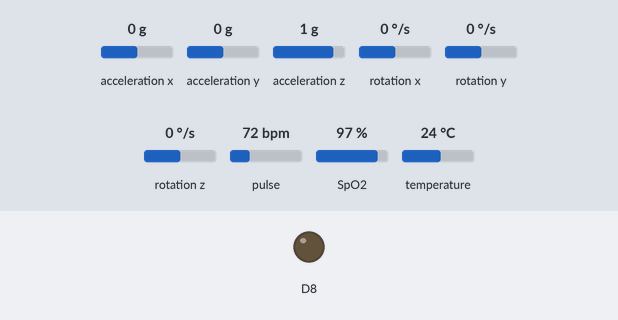
Bench run of a sketch on a simulated ESP8266 (NodeMCU). On the bench: output pins drawn as LEDs (lit = HIGH). Inputs (shaded band) come from the test bench; at power-on: acceleration x 0 g, acceleration y 0 g, acceleration z 1 g, rotation x 0 °/s, rotation y 0 °/s, rotation z 0 °/s, pulse 72 bpm, SpO2 97 %, temperature 24 °C. WiFi joins after 1.5 s; servers stay silent unless stated; uploads are accepted with an empty reply; what the sketch prints to the serial monitor is not drawn.

Above: at 3.3 s.
3.4 s: acceleration x set to -1.1 g
4.9 s: acceleration x set to -1.4 g
At 5.8 s:
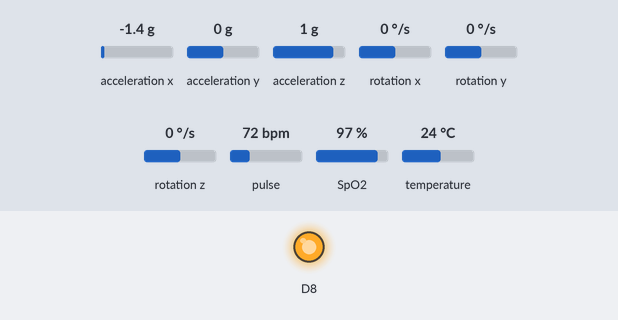
8.0 s: acceleration x set to -0.8 g
At 9.0 s:
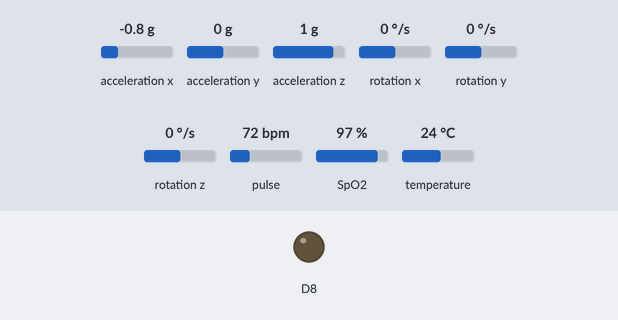
10.0 s: acceleration x set to 1.1 g
11.5 s: acceleration x set to 1.4 g
At 12.1 s:
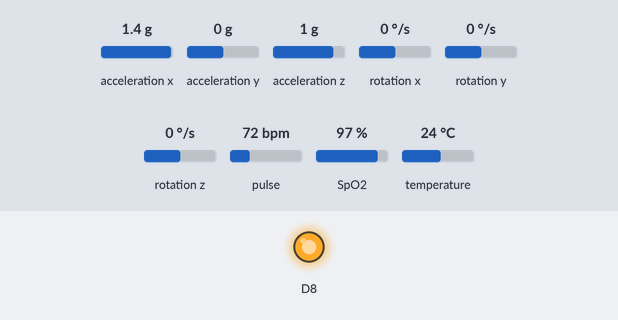
Timing chart, 0 to 14.5 s (numbered marks = the images above; inputs shaded):
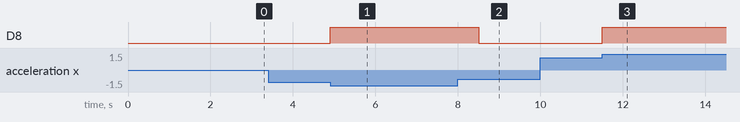

Measured:
- the behaviour switches between -1.2 and -1.3 g on acceleration x (found by bisection; images 0 and 1)
- the behaviour switches between 1.2 and 1.3 g on acceleration x (found by bisection; images 2 and 3)
- after the input at 3.4 s, every drawn part: stays the same
- after the input at 4.9 s, D8: LOW → HIGH at once
- after the input at 8.0 s, D8: HIGH → LOW after 0.51 s
- after the input at 10.0 s, every drawn part: stays the same
- after the input at 11.5 s, D8: LOW → HIGH at once

The sketch:

FV.ino
```cpp
#include <ArduinoWebsockets.h>
#include <ESP8266WiFi.h>
#include <ESP8266HTTPClient.h>
#include <Wire.h>
#include <DallasTemperature.h>
#include <ArduinoJson.h>
#include "MAX30100_PulseOximeter.h"
#include <WiFiClientSecureBearSSL.h>
#include <Adafruit_MPU6050.h>
#include <Adafruit_Sensor.h>
#define REPORTING_PERIOD_MS     1000
#define D4 2
#define ONE_WIRE_BUS D4

OneWire oneWire(ONE_WIRE_BUS);
Adafruit_MPU6050 mpu;
DallasTemperature sensors(&oneWire);

//const char* ssid = "TP-LINK_B5598E"; //Enter SSID
const char* ssid = "S21fe";
//const char* password = "79091473"; //Enter Password
const char* password = "hello123";

PulseOximeter pox;
MAX30100 maxim;
using namespace websockets;

WebsocketsServer server;
WebsocketsClient client;
uint32_t tsLastReport = 0;
const char *serverUrl = "https://jackback.onrender.com/api/FallDetected";
const char *updateUrl = "https://jackback.onrender.com/api/update";
unsigned long lastTemperatureUpdateTime = 0;
const unsigned long temperatureUpdateInterval = 60000;

// Callback routine is executed when a pulse is detected
void onBeatDetected() {
    Serial.println("♥ Beat!");
}

void setup() {
    Serial.begin(115200);

  pinMode(15, OUTPUT);
    if (!mpu.begin())
  {
    Serial.println("Failed to find MPU6050 chip");
    while (1)
    {
      delay(10);
    }
  }
    Serial.println("Succses");

   mpu.setAccelerometerRange(MPU6050_RANGE_8_G);
  Serial.print("Accelerometer range set to: ");
  switch (mpu.getAccelerometerRange()) {
  case MPU6050_RANGE_2_G:
    Serial.println("+-2G");
    break;
  case MPU6050_RANGE_4_G:
    Serial.println("+-4G");
    break;
  case MPU6050_RANGE_8_G:
    Serial.println("+-8G");
    break;
  case MPU6050_RANGE_16_G:
    Serial.println("+-16G");
    break;
  }
  mpu.setGyroRange(MPU6050_RANGE_500_DEG);
  Serial.print("Gyro range set to: ");
  switch (mpu.getGyroRange()) {
  case MPU6050_RANGE_250_DEG:
    Serial.println("+- 250 deg/s");
    break;
  case MPU6050_RANGE_500_DEG:
    Serial.println("+- 500 deg/s");
    break;
  case MPU6050_RANGE_1000_DEG:
    Serial.println("+- 1000 deg/s");
    break;
  case MPU6050_RANGE_2000_DEG:
    Serial.println("+- 2000 deg/s");
    break;
  }

  mpu.setFilterBandwidth(MPU6050_BAND_21_HZ);

  Serial.println("");
  delay(100);

    // Connect to WiFi
    WiFi.begin(ssid, password);
    while (WiFi.status() != WL_CONNECTED) {
        delay(2000);
        Serial.println("Connecting to WiFi...");
    }
    Serial.println("Connected to WiFi");

    Serial.print("Initializing pulse oximeter..");

    // Initialize sensor
    if (!pox.begin()) {
        Serial.println("FAILED");
        for (;;);
    } else {
        Serial.println("SUCCESS");
    }

    // Configure sensor to use 7.6mA for LED drive
    pox.setIRLedCurrent(MAX30100_LED_CURR_7_6MA);

    // Register a callback routine
    pox.setOnBeatDetectedCallback(onBeatDetected);

    Serial.println("");
    Serial.println("WiFi connected");
    Serial.println("IP address: ");
    Serial.println(WiFi.localIP());   //You can get IP address assigned to ESP

    server.listen(80);
    Serial.print("Is server live? ");
    Serial.println(server.available());
}

unsigned long lastMPUReadTime = 0;
String roomT = "";

void loop() {


      if (WiFi.status() == WL_CONNECTED)
  {
    std::unique_ptr<BearSSL::WiFiClientSecure> client(new BearSSL::WiFiClientSecure);
    client->setInsecure(); // Ignore SSL certificate validation
    // Read and process data from the MPU sensor here
    if (millis() - lastMPUReadTime >= 500) {
    sensors_event_t a, g, temp;
    mpu.getEvent(&a, &g, &temp);
  //    Serial.print("Acceleration X: ");
  // Serial.print(a.acceleration.x);
  // Serial.print(", Y: ");
  // Serial.print(a.acceleration.y);
  // Serial.print(", Z: ");
  // Serial.print(a.acceleration.z);
  // Serial.println(" m/s^2");

    // ... MPU data processing code
    roomT = "temperature2=" + String(temp.temperature);
    float accelMagnitude = (sqrt(a.acceleration.x * a.acceleration.x + a.acceleration.y * a.acceleration.y + a.acceleration.z * a.acceleration.z)) - 10;

    if (accelMagnitude > 6)
    {
      // Potential fall detected
      digitalWrite(15, HIGH);
  Serial.println("High") ;
      Serial.println("Fall detected");
      FallDetected();
  delay(1000);
  digitalWrite(15, LOW);
    }

    }

    unsigned long currentMillis = millis();
    if (currentMillis - lastTemperatureUpdateTime >= temperatureUpdateInterval)
    {
      // It's time to update temperature
      sensors.requestTemperatures();
      float temperature = sensors.getTempCByIndex(0);
      sendTemperatureToServer(temperature);
      lastTemperatureUpdateTime = currentMillis; // Reset the timer
    }

    Serial.println("");
  }


    server.poll();
    if (!client.available()) {
        client = server.accept();
        if (client.available()) {
            Serial.println("Client connected");
        }
    }

    pox.update();

    // Grab the updated heart rate and SpO2 levels
    if (millis() - tsLastReport > REPORTING_PERIOD_MS) {
        Serial.print("Heart rate:");
        Serial.print(pox.getHeartRate());
        Serial.print("bpm / SpO2:");
        Serial.print(pox.getSpO2());
        Serial.println("%");

        // Prepare the JSON data to send
        String jsonData =  String(pox.getHeartRate()) + "," + String(pox.getSpO2());
        if (client.available()) {
            client.send(jsonData);
              maxim.resetFifo();
        }

        tsLastReport = millis();
    }

}


void FallDetected()
{
   HTTPClient https;
   std::unique_ptr<BearSSL::WiFiClientSecure> client(new BearSSL::WiFiClientSecure);
   client->setInsecure();
    Serial.print("[HTTPS] begin...\n");
    if (https.begin(*client, serverUrl)) {
      Serial.print("[HTTPS] POST...\n");
      https.addHeader("Content-Type", "application/json");

      // Create a JSON document and populate it with your data
      DynamicJsonDocument jsonDoc(256);
      jsonDoc["fallstatus"] = 1;

      // Serialize the JSON document to a string
      String jsonPayload;
      serializeJson(jsonDoc, jsonPayload);

      int httpCode = https.POST(jsonPayload);

      if (httpCode > 0) {
        Serial.printf("[HTTPS] POST... code: %d\n", httpCode);
        if (httpCode == HTTP_CODE_OK || httpCode == HTTP_CODE_MOVED_PERMANENTLY) {
          String payload = https.getString();
          Serial.println(payload);
        }
      } else {
        Serial.printf("[HTTPS] POST... failed, error: %s\n", https.errorToString(httpCode).c_str());
      }

      https.end();
    } else {
      Serial.printf("[HTTPS] Unable to connect\n");
    }
}

void sendTemperatureToServer(float temperature)
{
  String data = "temperature=" + String(temperature) + "&" +roomT;
 std::unique_ptr<BearSSL::WiFiClientSecure> client(new BearSSL::WiFiClientSecure);
    client->setInsecure();
    HTTPClient https;
    Serial.print("[HTTPS] begin...\n");
    if (https.begin(*client, "https://JackBack.onrender.com/api/update")) {
      Serial.print("[HTTPS] POST...\n");
      https.addHeader("Content-Type", "application/x-www-form-urlencoded");
      int httpCode = https.POST(data);
      if (httpCode > 0) {
  Serial.printf("[HTTPS] POST... code: %d\n", httpCode);
  if (httpCode == HTTP_CODE_OK || httpCode == HTTP_CODE_MOVED_PERMANENTLY)
  {
    String payload = https.getString();
    Serial.println(payload);
  }
} else {
  Serial.printf("[HTTPS] POST... failed, error: %s\n", https.errorToString(httpCode).c_str());
}

https.end();

    }

}
```
